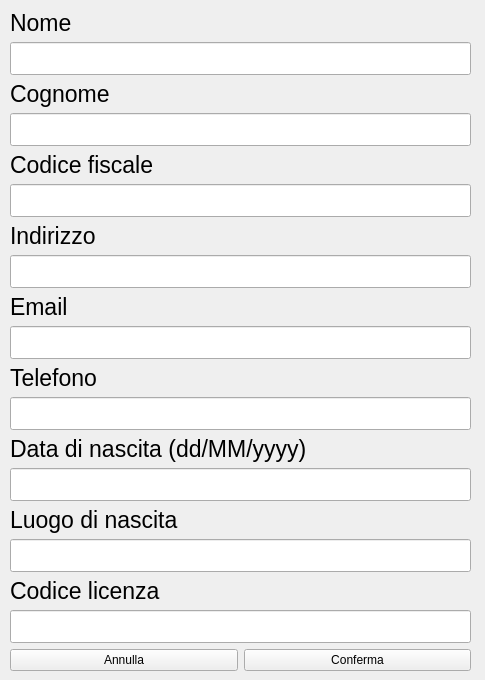
<?xml version="1.0" encoding="UTF-8"?>
<ui version="4.0">
 <class>vista_nuovo_dipendente</class>
 <widget class="QWidget" name="vista_nuovo_dipendente">
  <property name="geometry">
   <rect>
    <x>0</x>
    <y>0</y>
    <width>485</width>
    <height>680</height>
   </rect>
  </property>
  <property name="windowTitle">
   <string>Nuovo Dipendente</string>
  </property>
  <widget class="QWidget" name="verticalLayoutWidget">
   <property name="geometry">
    <rect>
     <x>10</x>
     <y>10</y>
     <width>461</width>
     <height>661</height>
    </rect>
   </property>
   <layout class="QVBoxLayout" name="verticalLayout">
    <item>
     <widget class="QLabel" name="label">
      <property name="font">
       <font>
        <pointsize>17</pointsize>
       </font>
      </property>
      <property name="text">
       <string>Nome</string>
      </property>
     </widget>
    </item>
    <item>
     <widget class="QLineEdit" name="text_nome">
      <property name="font">
       <font>
        <pointsize>19</pointsize>
       </font>
      </property>
     </widget>
    </item>
    <item>
     <widget class="QLabel" name="label_2">
      <property name="font">
       <font>
        <pointsize>17</pointsize>
       </font>
      </property>
      <property name="text">
       <string>Cognome</string>
      </property>
     </widget>
    </item>
    <item>
     <widget class="QLineEdit" name="text_cognome">
      <property name="font">
       <font>
        <pointsize>19</pointsize>
       </font>
      </property>
     </widget>
    </item>
    <item>
     <widget class="QLabel" name="label_3">
      <property name="font">
       <font>
        <pointsize>17</pointsize>
       </font>
      </property>
      <property name="text">
       <string>Codice fiscale</string>
      </property>
     </widget>
    </item>
    <item>
     <widget class="QLineEdit" name="text_cf">
      <property name="font">
       <font>
        <pointsize>19</pointsize>
       </font>
      </property>
     </widget>
    </item>
    <item>
     <widget class="QLabel" name="label_4">
      <property name="font">
       <font>
        <pointsize>17</pointsize>
       </font>
      </property>
      <property name="text">
       <string>Indirizzo</string>
      </property>
     </widget>
    </item>
    <item>
     <widget class="QLineEdit" name="text_indirizzo">
      <property name="font">
       <font>
        <pointsize>19</pointsize>
       </font>
      </property>
     </widget>
    </item>
    <item>
     <widget class="QLabel" name="label_5">
      <property name="font">
       <font>
        <pointsize>17</pointsize>
       </font>
      </property>
      <property name="text">
       <string>Email</string>
      </property>
     </widget>
    </item>
    <item>
     <widget class="QLineEdit" name="text_email">
      <property name="font">
       <font>
        <pointsize>19</pointsize>
       </font>
      </property>
     </widget>
    </item>
    <item>
     <widget class="QLabel" name="label_6">
      <property name="font">
       <font>
        <pointsize>17</pointsize>
       </font>
      </property>
      <property name="text">
       <string>Telefono</string>
      </property>
     </widget>
    </item>
    <item>
     <widget class="QLineEdit" name="text_telefono">
      <property name="font">
       <font>
        <pointsize>19</pointsize>
       </font>
      </property>
     </widget>
    </item>
    <item>
     <widget class="QLabel" name="label_7">
      <property name="font">
       <font>
        <pointsize>17</pointsize>
       </font>
      </property>
      <property name="text">
       <string>Data di nascita (dd/MM/yyyy)</string>
      </property>
     </widget>
    </item>
    <item>
     <widget class="QLineEdit" name="text_datanascita">
      <property name="font">
       <font>
        <pointsize>19</pointsize>
       </font>
      </property>
     </widget>
    </item>
    <item>
     <widget class="QLabel" name="label_8">
      <property name="font">
       <font>
        <pointsize>17</pointsize>
       </font>
      </property>
      <property name="text">
       <string>Luogo di nascita</string>
      </property>
     </widget>
    </item>
    <item>
     <widget class="QLineEdit" name="text_luogonascita">
      <property name="font">
       <font>
        <pointsize>19</pointsize>
       </font>
      </property>
     </widget>
    </item>
    <item>
     <widget class="QLabel" name="label_9">
      <property name="font">
       <font>
        <pointsize>17</pointsize>
       </font>
      </property>
      <property name="text">
       <string>Codice licenza</string>
      </property>
     </widget>
    </item>
    <item>
     <widget class="QLineEdit" name="text_licenza">
      <property name="font">
       <font>
        <pointsize>19</pointsize>
       </font>
      </property>
     </widget>
    </item>
    <item>
     <spacer name="verticalSpacer">
      <property name="orientation">
       <enum>Qt::Vertical</enum>
      </property>
      <property name="sizeHint" stdset="0">
       <size>
        <width>20</width>
        <height>40</height>
       </size>
      </property>
     </spacer>
    </item>
    <item>
     <layout class="QHBoxLayout" name="horizontalLayout">
      <item>
       <widget class="QPushButton" name="bottone_annulla">
        <property name="text">
         <string>Annulla</string>
        </property>
       </widget>
      </item>
      <item>
       <widget class="QPushButton" name="bottone_conferma">
        <property name="text">
         <string>Conferma</string>
        </property>
       </widget>
      </item>
     </layout>
    </item>
   </layout>
  </widget>
 </widget>
 <resources/>
 <connections/>
</ui>
